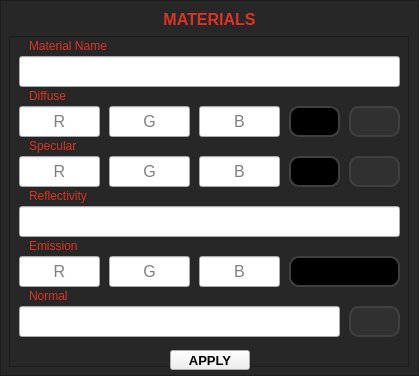
           <widget class="QFrame" name="material_properties">
            <property name="minimumSize">
             <size>
              <width>0</width>
              <height>367</height>
             </size>
            </property>
            <property name="maximumSize">
             <size>
              <width>16777215</width>
              <height>376</height>
             </size>
            </property>
            <property name="styleSheet">
             <string notr="true">QFrame{
	background-color: rgb(39, 39, 39);
}</string>
            </property>
            <property name="frameShape">
             <enum>QFrame::StyledPanel</enum>
            </property>
            <property name="frameShadow">
             <enum>QFrame::Raised</enum>
            </property>
            <widget class="QLabel" name="matlabel">
             <property name="geometry">
              <rect>
               <x>9</x>
               <y>9</y>
               <width>401</width>
               <height>21</height>
              </rect>
             </property>
             <property name="maximumSize">
              <size>
               <width>16777215</width>
               <height>21</height>
              </size>
             </property>
             <property name="font">
              <font>
               <family>Segoe UI</family>
               <pointsize>12</pointsize>
              </font>
             </property>
             <property name="styleSheet">
              <string notr="true">color: rgb(221, 51, 34);
</string>
             </property>
             <property name="text">
              <string>&lt;strong&gt;MATERIALS&lt;/strong&gt;</string>
             </property>
             <property name="alignment">
              <set>Qt::AlignCenter</set>
             </property>
            </widget>
            <widget class="QFrame" name="mat_entryfields">
             <property name="geometry">
              <rect>
               <x>9</x>
               <y>36</y>
               <width>400</width>
               <height>331</height>
              </rect>
             </property>
             <property name="minimumSize">
              <size>
               <width>0</width>
               <height>0</height>
              </size>
             </property>
             <property name="styleSheet">
              <string notr="true">QLabel{
	background-color: none;
	color: rgb(221, 51, 34);
	font-family: Segoe UI;
}</string>
             </property>
             <property name="frameShape">
              <enum>QFrame::StyledPanel</enum>
             </property>
             <property name="frameShadow">
              <enum>QFrame::Raised</enum>
             </property>
             <widget class="QLineEdit" name="matname">
              <property name="geometry">
               <rect>
                <x>10</x>
                <y>20</y>
                <width>381</width>
                <height>31</height>
               </rect>
              </property>
              <property name="font">
               <font>
                <family>Segoe UI</family>
                <pointsize>12</pointsize>
               </font>
              </property>
              <property name="cursor">
               <cursorShape>ArrowCursor</cursorShape>
              </property>
              <property name="styleSheet">
               <string notr="true"/>
              </property>
              <property name="text">
               <string/>
              </property>
              <property name="alignment">
               <set>Qt::AlignCenter</set>
              </property>
              <property name="placeholderText">
               <string/>
              </property>
             </widget>
             <widget class="QLineEdit" name="difz">
              <property name="geometry">
               <rect>
                <x>190</x>
                <y>70</y>
                <width>81</width>
                <height>31</height>
               </rect>
              </property>
              <property name="font">
               <font>
                <family>Segoe UI</family>
                <pointsize>12</pointsize>
               </font>
              </property>
              <property name="cursor">
               <cursorShape>ArrowCursor</cursorShape>
              </property>
              <property name="styleSheet">
               <string notr="true"/>
              </property>
              <property name="text">
               <string/>
              </property>
              <property name="alignment">
               <set>Qt::AlignCenter</set>
              </property>
              <property name="placeholderText">
               <string>B</string>
              </property>
             </widget>
             <widget class="QLineEdit" name="difx">
              <property name="geometry">
               <rect>
                <x>10</x>
                <y>70</y>
                <width>81</width>
                <height>31</height>
               </rect>
              </property>
              <property name="font">
               <font>
                <family>Segoe UI</family>
                <pointsize>12</pointsize>
               </font>
              </property>
              <property name="cursor">
               <cursorShape>ArrowCursor</cursorShape>
              </property>
              <property name="styleSheet">
               <string notr="true"/>
              </property>
              <property name="text">
               <string/>
              </property>
              <property name="alignment">
               <set>Qt::AlignCenter</set>
              </property>
              <property name="placeholderText">
               <string>R</string>
              </property>
             </widget>
             <widget class="QLineEdit" name="dify">
              <property name="geometry">
               <rect>
                <x>100</x>
                <y>70</y>
                <width>81</width>
                <height>31</height>
               </rect>
              </property>
              <property name="font">
               <font>
                <family>Segoe UI</family>
                <pointsize>12</pointsize>
               </font>
              </property>
              <property name="cursor">
               <cursorShape>ArrowCursor</cursorShape>
              </property>
              <property name="styleSheet">
               <string notr="true"/>
              </property>
              <property name="text">
               <string/>
              </property>
              <property name="alignment">
               <set>Qt::AlignCenter</set>
              </property>
              <property name="placeholderText">
               <string>G</string>
              </property>
             </widget>
             <widget class="QPushButton" name="diffusemap">
              <property name="geometry">
               <rect>
                <x>340</x>
                <y>70</y>
                <width>51</width>
                <height>31</height>
               </rect>
              </property>
              <property name="font">
               <font>
                <family>Segoe UI</family>
                <pointsize>12</pointsize>
                <weight>50</weight>
                <bold>false</bold>
               </font>
              </property>
              <property name="focusPolicy">
               <enum>Qt::NoFocus</enum>
              </property>
              <property name="styleSheet">
               <string notr="true">QPushButton {
	border: 2px solid rgb(64, 64, 64);
	border-radius: 10px;	
	background-color: rgb(48, 48, 48);
}
QPushButton:hover {	
	border-color: rgb(221, 51, 34);
}

QPushButton:pressed {	
	border-color: rgb(255, 102, 85);
}
QPushButton:checked{	
	border-color: rgb(96, 221, 33);
}</string>
              </property>
              <property name="text">
               <string/>
              </property>
              <property name="icon">
               <iconset>
                <normaloff>../icons/texture.ico</normaloff>
                <normalon>../icons/textureh.ico</normalon>../icons/texture.ico</iconset>
              </property>
              <property name="iconSize">
               <size>
                <width>22</width>
                <height>22</height>
               </size>
              </property>
              <property name="checkable">
               <bool>true</bool>
              </property>
              <property name="flat">
               <bool>false</bool>
              </property>
             </widget>
             <widget class="QPushButton" name="specularmap">
              <property name="geometry">
               <rect>
                <x>340</x>
                <y>120</y>
                <width>51</width>
                <height>31</height>
               </rect>
              </property>
              <property name="font">
               <font>
                <family>Segoe UI</family>
                <pointsize>12</pointsize>
                <weight>50</weight>
                <bold>false</bold>
               </font>
              </property>
              <property name="focusPolicy">
               <enum>Qt::NoFocus</enum>
              </property>
              <property name="styleSheet">
               <string notr="true">QPushButton {
	border: 2px solid rgb(64, 64, 64);
	border-radius: 10px;	
	background-color: rgb(48, 48, 48);
}
QPushButton:hover {	
	border-color: rgb(221, 51, 34);
}

QPushButton:pressed {	
	border-color: rgb(255, 102, 85);
}
QPushButton:checked{	
	border-color: rgb(96, 221, 33);
}</string>
              </property>
              <property name="text">
               <string/>
              </property>
              <property name="icon">
               <iconset>
                <normaloff>../icons/texture.ico</normaloff>
                <normalon>../icons/textureh.ico</normalon>../icons/texture.ico</iconset>
              </property>
              <property name="iconSize">
               <size>
                <width>22</width>
                <height>22</height>
               </size>
              </property>
              <property name="checkable">
               <bool>true</bool>
              </property>
             </widget>
             <widget class="QLineEdit" name="specz">
              <property name="geometry">
               <rect>
                <x>190</x>
                <y>120</y>
                <width>81</width>
                <height>31</height>
               </rect>
              </property>
              <property name="font">
               <font>
                <family>Segoe UI</family>
                <pointsize>12</pointsize>
               </font>
              </property>
              <property name="cursor">
               <cursorShape>ArrowCursor</cursorShape>
              </property>
              <property name="styleSheet">
               <string notr="true"/>
              </property>
              <property name="text">
               <string/>
              </property>
              <property name="alignment">
               <set>Qt::AlignCenter</set>
              </property>
              <property name="placeholderText">
               <string>B</string>
              </property>
             </widget>
             <widget class="QLineEdit" name="specx">
              <property name="geometry">
               <rect>
                <x>10</x>
                <y>120</y>
                <width>81</width>
                <height>31</height>
               </rect>
              </property>
              <property name="font">
               <font>
                <family>Segoe UI</family>
                <pointsize>12</pointsize>
               </font>
              </property>
              <property name="cursor">
               <cursorShape>ArrowCursor</cursorShape>
              </property>
              <property name="styleSheet">
               <string notr="true"/>
              </property>
              <property name="text">
               <string/>
              </property>
              <property name="alignment">
               <set>Qt::AlignCenter</set>
              </property>
              <property name="placeholderText">
               <string>R</string>
              </property>
             </widget>
             <widget class="QLineEdit" name="specy">
              <property name="geometry">
               <rect>
                <x>100</x>
                <y>120</y>
                <width>81</width>
                <height>31</height>
               </rect>
              </property>
              <property name="font">
               <font>
                <family>Segoe UI</family>
                <pointsize>12</pointsize>
               </font>
              </property>
              <property name="cursor">
               <cursorShape>ArrowCursor</cursorShape>
              </property>
              <property name="styleSheet">
               <string notr="true"/>
              </property>
              <property name="text">
               <string/>
              </property>
              <property name="alignment">
               <set>Qt::AlignCenter</set>
              </property>
              <property name="placeholderText">
               <string>G</string>
              </property>
             </widget>
             <widget class="QLineEdit" name="emisz">
              <property name="geometry">
               <rect>
                <x>190</x>
                <y>220</y>
                <width>81</width>
                <height>31</height>
               </rect>
              </property>
              <property name="font">
               <font>
                <family>Segoe UI</family>
                <pointsize>12</pointsize>
               </font>
              </property>
              <property name="cursor">
               <cursorShape>ArrowCursor</cursorShape>
              </property>
              <property name="styleSheet">
               <string notr="true"/>
              </property>
              <property name="text">
               <string/>
              </property>
              <property name="alignment">
               <set>Qt::AlignCenter</set>
              </property>
              <property name="placeholderText">
               <string>B</string>
              </property>
             </widget>
             <widget class="QLineEdit" name="emisy">
              <property name="geometry">
               <rect>
                <x>100</x>
                <y>220</y>
                <width>81</width>
                <height>31</height>
               </rect>
              </property>
              <property name="font">
               <font>
                <family>Segoe UI</family>
                <pointsize>12</pointsize>
               </font>
              </property>
              <property name="cursor">
               <cursorShape>ArrowCursor</cursorShape>
              </property>
              <property name="styleSheet">
               <string notr="true"/>
              </property>
              <property name="text">
               <string/>
              </property>
              <property name="alignment">
               <set>Qt::AlignCenter</set>
              </property>
              <property name="placeholderText">
               <string>G</string>
              </property>
             </widget>
             <widget class="QLineEdit" name="emisx">
              <property name="geometry">
               <rect>
                <x>10</x>
                <y>220</y>
                <width>81</width>
                <height>31</height>
               </rect>
              </property>
              <property name="font">
               <font>
                <family>Segoe UI</family>
                <pointsize>12</pointsize>
               </font>
              </property>
              <property name="cursor">
               <cursorShape>ArrowCursor</cursorShape>
              </property>
              <property name="styleSheet">
               <string notr="true"/>
              </property>
              <property name="text">
               <string/>
              </property>
              <property name="alignment">
               <set>Qt::AlignCenter</set>
              </property>
              <property name="placeholderText">
               <string>R</string>
              </property>
             </widget>
             <widget class="QLineEdit" name="reflectivity">
              <property name="geometry">
               <rect>
                <x>10</x>
                <y>170</y>
                <width>381</width>
                <height>31</height>
               </rect>
              </property>
              <property name="font">
               <font>
                <family>Segoe UI</family>
                <pointsize>12</pointsize>
               </font>
              </property>
              <property name="cursor">
               <cursorShape>ArrowCursor</cursorShape>
              </property>
              <property name="styleSheet">
               <string notr="true"/>
              </property>
              <property name="text">
               <string/>
              </property>
              <property name="alignment">
               <set>Qt::AlignCenter</set>
              </property>
              <property name="placeholderText">
               <string/>
              </property>
             </widget>
             <widget class="QLabel" name="matname_label">
              <property name="geometry">
               <rect>
                <x>20</x>
                <y>0</y>
                <width>361</width>
                <height>20</height>
               </rect>
              </property>
              <property name="text">
               <string>Material Name</string>
              </property>
             </widget>
             <widget class="QLabel" name="diffuse_label">
              <property name="geometry">
               <rect>
                <x>20</x>
                <y>50</y>
                <width>361</width>
                <height>20</height>
               </rect>
              </property>
              <property name="text">
               <string>Diffuse</string>
              </property>
             </widget>
             <widget class="QLabel" name="specular_label">
              <property name="geometry">
               <rect>
                <x>20</x>
                <y>100</y>
                <width>361</width>
                <height>20</height>
               </rect>
              </property>
              <property name="text">
               <string>Specular</string>
              </property>
             </widget>
             <widget class="QLabel" name="reflectivity_label">
              <property name="geometry">
               <rect>
                <x>20</x>
                <y>150</y>
                <width>361</width>
                <height>20</height>
               </rect>
              </property>
              <property name="text">
               <string>Reflectivity</string>
              </property>
             </widget>
             <widget class="QLabel" name="emission_label">
              <property name="geometry">
               <rect>
                <x>20</x>
                <y>200</y>
                <width>361</width>
                <height>20</height>
               </rect>
              </property>
              <property name="text">
               <string>Emission</string>
              </property>
             </widget>
             <widget class="QPushButton" name="normalmap">
              <property name="geometry">
               <rect>
                <x>340</x>
                <y>270</y>
                <width>51</width>
                <height>31</height>
               </rect>
              </property>
              <property name="font">
               <font>
                <family>Segoe UI</family>
                <pointsize>12</pointsize>
                <weight>75</weight>
                <bold>true</bold>
               </font>
              </property>
              <property name="focusPolicy">
               <enum>Qt::NoFocus</enum>
              </property>
              <property name="styleSheet">
               <string notr="true">QPushButton {
	border: 2px solid rgb(64, 64, 64);
	border-radius: 10px;	
	background-color: rgb(48, 48, 48);
}
QPushButton:hover {	
	border-color: rgb(221, 51, 34);
}

QPushButton:pressed {	
	border-color: rgb(255, 102, 85);
}
QPushButton:checked{	
	border-color: rgb(96, 221, 33);
}</string>
              </property>
              <property name="text">
               <string/>
              </property>
              <property name="icon">
               <iconset>
                <normaloff>../icons/texture.ico</normaloff>
                <normalon>../icons/textureh.ico</normalon>../icons/texture.ico</iconset>
              </property>
              <property name="iconSize">
               <size>
                <width>22</width>
                <height>22</height>
               </size>
              </property>
              <property name="checkable">
               <bool>true</bool>
              </property>
             </widget>
             <widget class="QLabel" name="normal_label">
              <property name="geometry">
               <rect>
                <x>20</x>
                <y>250</y>
                <width>361</width>
                <height>20</height>
               </rect>
              </property>
              <property name="text">
               <string>Normal</string>
              </property>
             </widget>
             <widget class="QLineEdit" name="normalstrength">
              <property name="geometry">
               <rect>
                <x>10</x>
                <y>270</y>
                <width>321</width>
                <height>31</height>
               </rect>
              </property>
              <property name="font">
               <font>
                <family>Segoe UI</family>
                <pointsize>12</pointsize>
               </font>
              </property>
              <property name="cursor">
               <cursorShape>ArrowCursor</cursorShape>
              </property>
              <property name="styleSheet">
               <string notr="true"/>
              </property>
              <property name="text">
               <string/>
              </property>
              <property name="alignment">
               <set>Qt::AlignCenter</set>
              </property>
              <property name="placeholderText">
               <string/>
              </property>
             </widget>
             <widget class="QPushButton" name="diffusevis">
              <property name="geometry">
               <rect>
                <x>280</x>
                <y>70</y>
                <width>51</width>
                <height>31</height>
               </rect>
              </property>
              <property name="font">
               <font>
                <family>Segoe UI</family>
                <pointsize>12</pointsize>
                <weight>50</weight>
                <bold>false</bold>
               </font>
              </property>
              <property name="focusPolicy">
               <enum>Qt::NoFocus</enum>
              </property>
              <property name="styleSheet">
               <string notr="true">QPushButton {
	border: 2px solid rgb(64, 64, 64);
	border-radius: 10px;	
	background-color: #000000;
}
QPushButton:hover {	
	border-color: rgb(221, 51, 34);
}

QPushButton:pressed {	
	border-color: rgb(255, 102, 85);
}
QPushButton:checked{	
	border-color: rgb(96, 221, 33);
}</string>
              </property>
              <property name="flat">
               <bool>false</bool>
              </property>
             </widget>
             <widget class="QPushButton" name="specularvis">
              <property name="geometry">
               <rect>
                <x>280</x>
                <y>120</y>
                <width>51</width>
                <height>31</height>
               </rect>
              </property>
              <property name="font">
               <font>
                <family>Segoe UI</family>
                <pointsize>12</pointsize>
                <weight>50</weight>
                <bold>false</bold>
               </font>
              </property>
              <property name="focusPolicy">
               <enum>Qt::NoFocus</enum>
              </property>
              <property name="styleSheet">
               <string notr="true">QPushButton {
	border: 2px solid rgb(64, 64, 64);
	border-radius: 10px;	
	background-color: #000000;
}
QPushButton:hover {	
	border-color: rgb(221, 51, 34);
}

QPushButton:pressed {	
	border-color: rgb(255, 102, 85);
}
QPushButton:checked{	
	border-color: rgb(96, 221, 33);
}</string>
              </property>
              <property name="flat">
               <bool>false</bool>
              </property>
             </widget>
             <widget class="QPushButton" name="emissionvis">
              <property name="geometry">
               <rect>
                <x>280</x>
                <y>220</y>
                <width>111</width>
                <height>31</height>
               </rect>
              </property>
              <property name="font">
               <font>
                <family>Segoe UI</family>
                <pointsize>12</pointsize>
                <weight>50</weight>
                <bold>false</bold>
               </font>
              </property>
              <property name="focusPolicy">
               <enum>Qt::NoFocus</enum>
              </property>
              <property name="styleSheet">
               <string notr="true">QPushButton {
	border: 2px solid rgb(64, 64, 64);
	border-radius: 10px;	
	background-color: #000;
}
QPushButton:hover {	
	border-color: rgb(221, 51, 34);
}

QPushButton:pressed {	
	border-color: rgb(255, 102, 85);
}
QPushButton:checked{	
	border-color: rgb(96, 221, 33);
}</string>
              </property>
              <property name="flat">
               <bool>false</bool>
              </property>
             </widget>
            </widget>
            <widget class="QPushButton" name="applymat">
             <property name="geometry">
              <rect>
               <x>170</x>
               <y>350</y>
               <width>80</width>
               <height>20</height>
              </rect>
             </property>
             <property name="minimumSize">
              <size>
               <width>80</width>
               <height>20</height>
              </size>
             </property>
             <property name="maximumSize">
              <size>
               <width>80</width>
               <height>20</height>
              </size>
             </property>
             <property name="font">
              <font>
               <family>Segoe UI</family>
               <pointsize>10</pointsize>
               <weight>75</weight>
               <italic>false</italic>
               <bold>true</bold>
              </font>
             </property>
             <property name="focusPolicy">
              <enum>Qt::NoFocus</enum>
             </property>
             <property name="styleSheet">
              <string notr="true"/>
             </property>
             <property name="text">
              <string>APPLY</string>
             </property>
             <property name="shortcut">
              <string>Return</string>
             </property>
            </widget>
           </widget>
